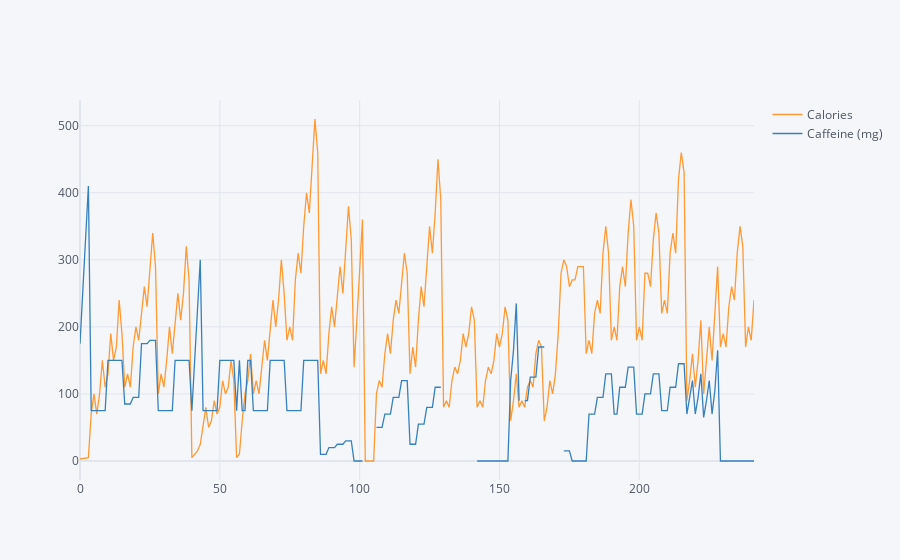

Write notebook code for a chart like this one.
### Markdown cell above
# Spread

### Code cell
df[['Calories', 'Caffeine (mg)']].iplot()

### Figure 1 — Plotly figure (JSON) as saved in the notebook; plotly's stock layout.template omitted (floating-point values rounded to 4 significant figures; data arrays with more than 128 entries replaced by an {"elided": "..."} marker saying what was removed)
{"data": [{"line": {"color": "rgba(255, 153, 51, 1.0)", "dash": "solid", "shape": "linear", "width": 1.3}, "mode": "lines", "name": "Calories", "text": "", "type": "scatter", "x": {"elided": "242 int values"}, "y": {"elided": "242 int values"}}, {"line": {"color": "rgba(55, 128, 191, 1.0)", "dash": "solid", "shape": "linear", "width": 1.3}, "mode": "lines", "name": "Caffeine (mg)", "text": "", "type": "scatter", "x": {"elided": "242 int values"}, "y": {"elided": "242 str values"}}], "layout": {"legend": {"bgcolor": "#F5F6F9", "font": {"color": "#4D5663"}}, "paper_bgcolor": "#F5F6F9", "plot_bgcolor": "#F5F6F9", "title": {"font": {"color": "#4D5663"}}, "xaxis": {"gridcolor": "#E1E5ED", "showgrid": true, "tickfont": {"color": "#4D5663"}, "title": {"font": {"color": "#4D5663"}, "text": ""}, "zerolinecolor": "#E1E5ED"}, "yaxis": {"gridcolor": "#E1E5ED", "showgrid": true, "tickfont": {"color": "#4D5663"}, "title": {"font": {"color": "#4D5663"}, "text": ""}, "zerolinecolor": "#E1E5ED"}}}
